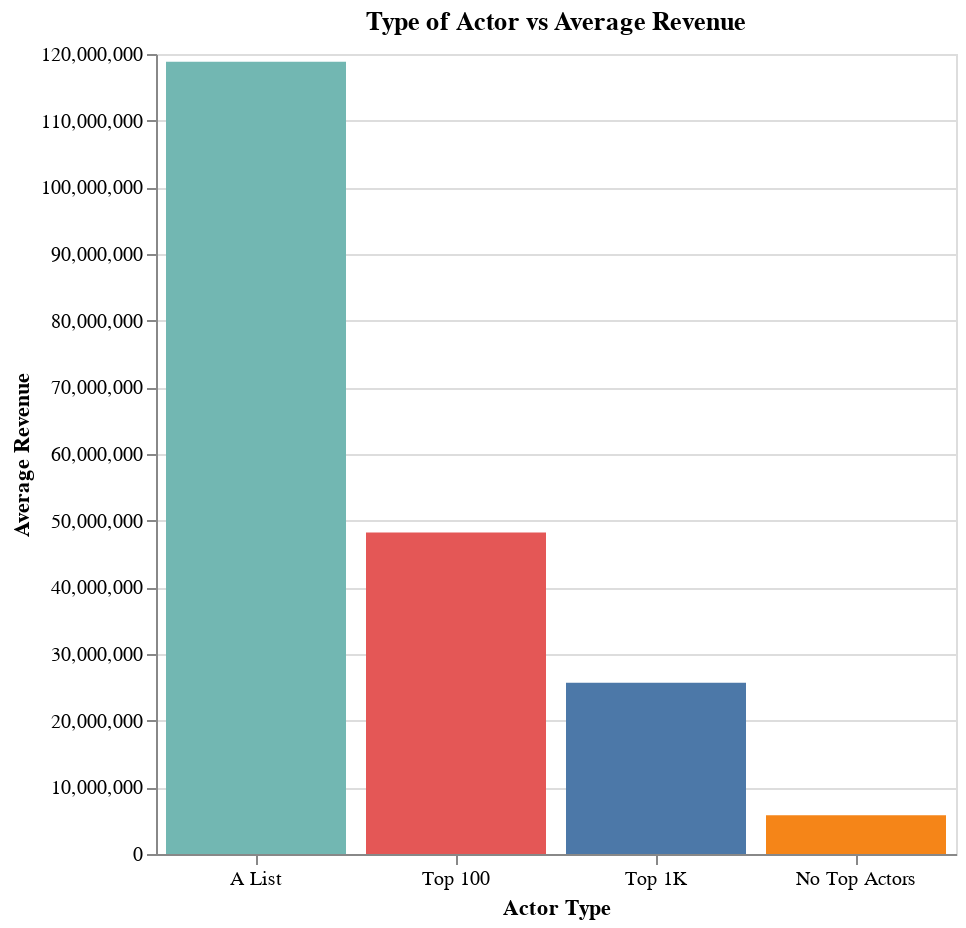

Write notebook code for a chart like this one.
### Code cell
''' 
Top actors vs Revenue
'''
import pandas as pd
import altair as alt

# load data
data = pd.read_csv('data/master_dataset.csv')

# calculate average revenue for movies with top 100 actors
alist_avg_revenue = data[data['a_list'] == 1]['revenue'].mean()

# calculate average revenue for movies with top 100 actors
top100_avg_revenue = data[data['top_100'] == 1]['revenue'].mean()

# calculate average revenue for movies with top 1k actors
top1k_avg_revenue = data[data['top_1k'] == 1]['revenue'].mean()

# calculate average revenue for movies with no top actors
no_top_avg_revenue = data[(data['a_list'] == 0) & (data['top_100'] == 0) & (data['top_1k'] == 0)]['revenue'].mean()

# create a DataFrame to use for plotting
plot_data = pd.DataFrame({
    'actor_type': pd.Categorical(['A List', 'Top 100', 'Top 1K', 'No Top Actors'], categories=['A List', 'Top 100', 'Top 1K', 'No Top Actors'], ordered=True),
    'average_revenue': [alist_avg_revenue, top100_avg_revenue, top1k_avg_revenue, no_top_avg_revenue],
    'color': ['red', 'green', 'blue', 'gray']
})

# create bar chart
chart = alt.Chart(plot_data).mark_bar().encode(
    x=alt.X('actor_type', title='Actor Type', axis=alt.Axis(labelAngle=0), sort=['A List', 'Top 100', 'Top 1K', 'No Top Actors']),
    y=alt.Y('average_revenue', title='Average Revenue'),
    color=alt.Color('color', legend=None)
).properties(
    title='Type of Actor vs Average Revenue',
    width=400,
    height=400
).interactive()

# display chart
chart.display()

### Figure 1 — Vega-Lite specification as saved in the notebook (floating-point values rounded to 4 significant figures)
{"config": {"view": {"continuousWidth": 400, "continuousHeight": 300}}, "data": {"name": "data-aeb70a381c7f5a879bb099e62b2e8ea0"}, "mark": "bar", "encoding": {"color": {"field": "color", "legend": null, "type": "nominal"}, "x": {"axis": {"labelAngle": 0}, "field": "actor_type", "sort": ["A List", "Top 100", "Top 1K", "No Top Actors"], "title": "Actor Type", "type": "nominal"}, "y": {"field": "average_revenue", "title": "Average Revenue", "type": "quantitative"}}, "height": 400, "selection": {"selector114": {"type": "interval", "bind": "scales", "encodings": ["x", "y"]}}, "title": "Type of Actor vs Average Revenue", "width": 400, "$schema": "https://vega.github.io/schema/vega-lite/v4.17.0.json", "datasets": {"data-aeb70a381c7f5a879bb099e62b2e8ea0": [{"actor_type": "A List", "average_revenue": 118800000.0, "color": "red"}, {"actor_type": "Top 100", "average_revenue": 48230000.0, "color": "green"}, {"actor_type": "Top 1K", "average_revenue": 25680000.0, "color": "blue"}, {"actor_type": "No Top Actors", "average_revenue": 5812000.0, "color": "gray"}]}}
